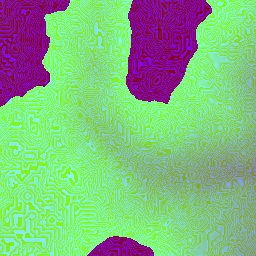
#> input picture data/raw/terrain/15_19590_13331.png, 256 x 256 px; its folder holds 4 pictures in this run
$ python terrain.py
#> lines starting #> are read from the running program, lines starting #| are printed output that depends on the picture
### pipeline/osm_to_local.py
"""Convert the raw OSM extract into a local metric frame.

Origin is the Jaffa Gate node (OSM node 561157424); +X east, +Y north, metres.
Writes data/osm_local.json with buildings (incl. multipolygon relations), ways
(highways, barriers, areas) and tagged nodes.

    python3 pipeline/osm_to_local.py
"""
import json
import math
import xml.etree.ElementTree as ET
from pathlib import Path

ROOT = Path(__file__).resolve().parent.parent
SRC = ROOT / "data/raw/osm_oldcity.osm"
EXTRA = [ROOT / "data/raw/osm_west.osm"]      # context only: Mamilla / slope west of the walls
DST = ROOT / "data/osm_local.json"

LAT0, LON0 = 31.7766282, 35.2275435          # Jaffa Gate node
_phi = math.radians(LAT0)
M_PER_DEG_LAT = 111132.92 - 559.82 * math.cos(2 * _phi) + 1.175 * math.cos(4 * _phi)
M_PER_DEG_LON = 111412.84 * math.cos(_phi) - 93.5 * math.cos(3 * _phi)


def to_local(lat, lon):
    return (round((lon - LON0) * M_PER_DEG_LON, 3), round((lat - LAT0) * M_PER_DEG_LAT, 3))


def to_latlon(x, y):
    return (LAT0 + y / M_PER_DEG_LAT, LON0 + x / M_PER_DEG_LON)


def tags_of(el):
    return {t.get("k"): t.get("v") for t in el.findall("tag")}


# [91 lines left out: functions join_rings, merged_root, main, not called in this run]


# [2 lines that do not run on import are left out]

### pipeline/terrain.py
"""Decode Terrarium elevation tiles (AWS open data, SRTM-derived in this region) into a local grid.

Writes data/terrain.json: a regular grid in the local frame (see osm_to_local.py), metres above
sea level, plus a PNG preview. 30 m source data: good for the overall slope, not for steps.

    python3 pipeline/terrain.py
"""
import json
import math
import sys
from pathlib import Path

from PIL import Image

sys.path.insert(0, str(Path(__file__).resolve().parent))
from osm_to_local import to_latlon  # noqa: E402

ROOT = Path(__file__).resolve().parent.parent
Z = 15
TILES = ROOT / "data/raw/terrain"
_cache = {}


def tile_px(lat, lon):
    n = 2 ** Z
    x = (lon + 180) / 360 * n
    y = (1 - math.asinh(math.tan(math.radians(lat))) / math.pi) / 2 * n
    return x, y


def elev_at_tilepx(tx, ty, px, py):
#> called with tx = 19590, ty = 13331, px = 87, py = 0
    key = (tx, ty)
    if key not in _cache:
        _cache[key] = Image.open(TILES / ("%d_%d_%d.png" % (Z, tx, ty))).convert("RGB").load()
    r, g, b = _cache[key][px, py]
#> r = 130; g = 241; b = 123
    return r * 256 + g + b / 256 - 32768


def elevation(lat, lon):
    """Bilinear sample."""
    x, y = tile_px(lat, lon)
    X, Y = x * 256 - 0.5, y * 256 - 0.5
    x0, y0 = math.floor(X), math.floor(Y)
    fx, fy = X - x0, Y - y0

    def e(ix, iy):
        return elev_at_tilepx(ix // 256, iy // 256, ix % 256, iy % 256)
    return ((e(x0, y0) * (1 - fx) + e(x0 + 1, y0) * fx) * (1 - fy) +
            (e(x0, y0 + 1) * (1 - fx) + e(x0 + 1, y0 + 1) * fx) * fy)


def main():
    xmin, ymin, xmax, ymax, step = -150, -200, 300, 200, 5.0
    nx, ny = int((xmax - xmin) / step) + 1, int((ymax - ymin) / step) + 1
    grid = [[round(elevation(*to_latlon(xmin + i * step, ymin + j * step)), 2) for i in range(nx)] for j in range(ny)]
#> grid = 81 items
    (ROOT / "data/terrain.json").write_text(json.dumps(
        {"xmin": xmin, "ymin": ymin, "step": step, "nx": nx, "ny": ny, "z": grid,
         "source": "AWS Terrain Tiles (terrarium, z15), SRTM-derived"}))
    flat = [v for row in grid for v in row]
#> flat = 7371 values, max 791.9 at index 7298, min 747.8 at index 9, mean 772.8
    lo, hi = min(flat), max(flat)
#> lo = 747.8; hi = 791.9
    img = Image.new("L", (nx, ny))
#> img: PIL image 91x81 L; every value is 0
    img.putdata([int(255 * (grid[ny - 1 - j][i] - lo) / (hi - lo)) for j in range(ny) for i in range(nx)])
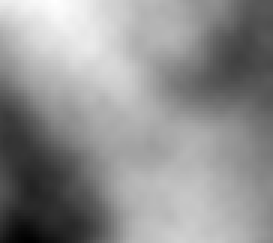
#> img: PIL image 91x81 L (shown 3 times larger); min 0, max 255, mean 144.1
    img.resize((nx * 2, ny * 2)).save(ROOT / "data/terrain_preview.png")
    print("grid %dx%d  elev %.1f..%.1f m" % (nx, ny, lo, hi))
#| grid 91x81  elev 747.8..791.9 m
    for name, x, y in [("Jaffa Gate", 0, 0), ("square centre", 45, 5), ("David St @x=100", 100, 8),
                       ("David St @x=160", 160, 8), ("Citadel courtyard", 45, -60), ("Christ Church", 140, -60)]:
        print("  %-20s %.1f" % (name, elevation(*to_latlon(x, y))))


if __name__ == "__main__":
    main()
